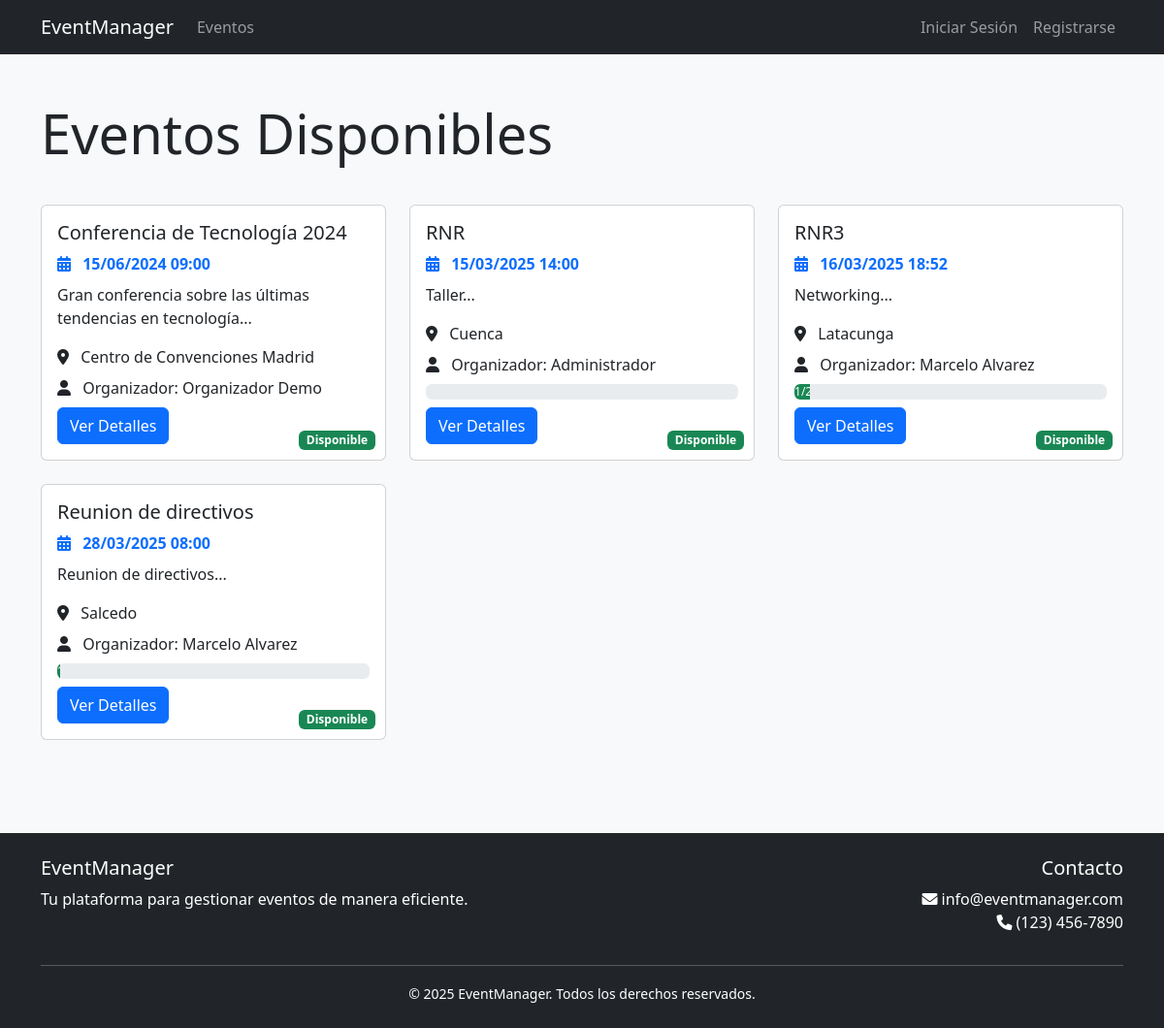
The app's page /views/events/index.php with its own data.
### tables this page shows
CREATE TABLE `events` (
  `id` int(11) NOT NULL,
  `title` varchar(255) NOT NULL,
  `description` text DEFAULT NULL,
  `type_id` int(11) DEFAULT NULL,
  `organizer_id` int(11) DEFAULT NULL,
  `modality` enum('presential','virtual','hybrid') NOT NULL,
  `capacity` int(11) DEFAULT 0,
  `price` decimal(10,2) DEFAULT 0.00,
  `location` varchar(255) DEFAULT NULL,
  `virtual_link` varchar(255) DEFAULT NULL,
  `start_date` datetime NOT NULL,
  `end_date` datetime NOT NULL,
  `max_capacity` int(11) DEFAULT NULL,
  `status` enum('draft','published','completed','cancelled') DEFAULT 'draft',
  `category_id` int(11) DEFAULT NULL,
  `logo_url` varchar(255) DEFAULT NULL,
  `banner_url` varchar(255) DEFAULT NULL,
  `header_color` varchar(7) DEFAULT NULL,
  `accent_color` varchar(7) DEFAULT NULL,
  `created_at` timestamp NOT NULL DEFAULT current_timestamp(),
  `updated_at` timestamp NOT NULL DEFAULT current_timestamp() ON UPDATE current_timestamp(),
  `payment_config` longtext DEFAULT NULL CHECK (json_valid(`payment_config`))
);

CREATE TABLE `users` (
  `id` int(11) NOT NULL,
  `name` varchar(100) NOT NULL,
  `email` varchar(100) NOT NULL,
  `password` varchar(255) NOT NULL,
  `role` enum('user','organizer','admin') DEFAULT 'user',
  `status` enum('active','inactive') NOT NULL DEFAULT 'active',
  `is_active` tinyint(1) DEFAULT 1,
  `avatar_url` varchar(255) DEFAULT NULL,
  `created_at` timestamp NOT NULL DEFAULT current_timestamp(),
  `updated_at` timestamp NOT NULL DEFAULT current_timestamp() ON UPDATE current_timestamp(),
  `ieee_member` tinyint(1) DEFAULT 0,
  `ieee_member_id` varchar(50) DEFAULT NULL,
  `ieee_region` int(11) DEFAULT NULL
);

### includes/utilities.php (called while the page is built, shortened)
<?php
class Utilities {
    public static function formatDate($date, $format = 'd/m/Y H:i') {
        return date($format, strtotime($date));
    }
}
?>

### views/events/index.php (the view, shortened to what this page needs)
<?php
require_once '../../includes/utilities.php';
try {
    $db = new Database();
    $conn = $db->getConnection();
    $sql = "SELECT e.*, u.name as organizer_name, COUNT(DISTINCT r.id) as registration_count
            FROM events e
            LEFT JOIN users u ON e.organizer_id = u.id
            LEFT JOIN registrations r ON e.id = r.event_id AND r.status != 'cancelled'
            WHERE e.status = 'published'
            GROUP BY e.id, e.title, e.description, e.start_date, e.end_date,
                     e.location, e.capacity, e.organizer_id, e.created_at,
                     e.updated_at, u.name
            ORDER BY e.start_date ASC";
    $stmt = $conn->prepare($sql);
    $stmt->execute();
    $events = $stmt->fetchAll(PDO::FETCH_ASSOC);
} catch (Exception $e) {
    $error = "Error al cargar los eventos: " . $e->getMessage();
}
?>
<!DOCTYPE html>
<html lang="es">
<head>
    <link href="https://cdn.jsdelivr.net/npm/bootstrap@5.3.0/dist/css/bootstrap.min.css" rel="stylesheet">
    <link href="https://cdnjs.cloudflare.com/ajax/libs/font-awesome/6.0.0/css/all.min.css" rel="stylesheet">
</head>
<body class="bg-light">
    <?php include '../templates/navigation.php'; ?>
    <div class="container py-5">
        <div class="row mb-4">
            <div class="col">
                <h1 class="display-4 mb-3">Eventos Disponibles</h1>
            </div>
        </div>
        <?php if (empty($events)): ?>
            <div class="alert alert-info">
                <i class="fas fa-info-circle"></i> No hay eventos disponibles en este momento.
            </div>
        <?php else: ?>
            <div class="row g-4">
                <?php foreach ($events as $event): ?>
                    <div class="col-md-4">
                        <div class="card event-card h-100">
                            <div class="card-body">
                                <h5 class="card-title"><?php echo htmlspecialchars($event['title']); ?></h5>
                                <p class="event-date mb-2">
                                    <i class="fas fa-calendar-alt me-2"></i>
                                    <?php echo Utilities::formatDate($event['start_date']); ?>
                                </p>
                                <p class="card-text">
                                    <?php echo htmlspecialchars(substr($event['description'], 0, 150)) . '...'; ?>
                                </p>
                                <p class="mb-2">
                                    <i class="fas fa-map-marker-alt me-2"></i>
                                    <?php echo htmlspecialchars($event['location']); ?>
                                </p>
                                <p class="mb-2">
                                    <i class="fas fa-user me-2"></i>
                                    Organizador: <?php echo htmlspecialchars($event['organizer_name']); ?>
                                </p>
                                <?php if ($event['capacity']): ?>
                                    <div class="progress mb-2">
                                        <?php
                                        $percentage = ($event['registration_count'] / $event['capacity']) * 100;
                                        $progressClass = $percentage >= 90 ? 'bg-danger' : ($percentage >= 70 ? 'bg-warning' : 'bg-success');
                                        ?>
                                        <div class="progress-bar <?php echo $progressClass; ?>"
                                             role="progressbar"
                                             style="width: <?php echo $percentage; ?>%">
                                            <?php echo $event['registration_count']; ?>/<?php echo $event['capacity']; ?>
                                        </div>
                                    </div>
                                <?php endif; ?>
                                <a href="view.php?id=<?php echo $event['id']; ?>" class="btn btn-primary">
                                    Ver Detalles
                                </a>
                                <?php if ($event['capacity'] && $event['registration_count'] >= $event['capacity']): ?>
                                    <span class="badge bg-danger registration-status">Completo</span>
                                <?php else: ?>
                                    <span class="badge bg-success registration-status">Disponible</span>
                                <?php endif; ?>
                            </div>
                        </div>
                    </div>
                <?php endforeach; ?>
            </div>
        <?php endif; ?>
    </div>
    <footer class="bg-dark text-white py-4 mt-5">
        <div class="container">
            <div class="row">
                <div class="col-md-6">
                    <h5>EventManager</h5>
                    <p>Tu plataforma para gestionar eventos de manera eficiente.</p>
                </div>
                <div class="col-md-6 text-md-end">
                    <h5>Contacto</h5>
                    <p>
                        <i class="fas fa-envelope"></i> info@eventmanager.com<br>
                        <i class="fas fa-phone"></i> (123) 456-7890
                    </p>
                </div>
            </div>
            <hr>
            <div class="text-center">
                <small>&copy; <?php echo date('Y'); ?> EventManager. Todos los derechos reservados.</small>
            </div>
        </div>
    </footer>
</body>
</html>

### views/templates/navigation.php (shortened to what this page needs)
<?php
$isLoggedIn = isset($_SESSION['user']);
$userName = $isLoggedIn ? $_SESSION['user']['name'] : null;
?>
<nav class="navbar navbar-expand-lg navbar-dark bg-dark">
    <div class="container">
        <a class="navbar-brand" href="/EventManager/index.php">EventManager</a>
        <div class="collapse navbar-collapse" id="navbarNav">
            <ul class="navbar-nav me-auto">
                <li class="nav-item">
                    <a class="nav-link" href="/EventManager/views/events/index.php">Eventos</a>
                </li>
            </ul>
            <ul class="navbar-nav">
                <?php if($isLoggedIn): ?>
                    <li class="nav-item dropdown">
                        <a class="nav-link dropdown-toggle" href="#" id="userDropdown" role="button" data-bs-toggle="dropdown">
                            <i class="fas fa-user"></i> <?php echo htmlspecialchars($userName); ?>
                        </a>
                        <ul class="dropdown-menu dropdown-menu-end">
                            <li><a class="dropdown-item" href="/EventManager/views/profile/index.php">Mi Perfil</a></li>
                            <li><a class="dropdown-item" href="/EventManager/views/registrations/my-registrations.php">Mis Inscripciones</a></li>
                            <li><hr class="dropdown-divider"></li>
                            <li><a class="dropdown-item" href="/EventManager/views/auth/logout.php">Cerrar Sesión</a></li>
                        </ul>
                    </li>
                <?php else: ?>
                    <li class="nav-item">
                        <a class="nav-link" href="/EventManager/views/auth/login.php">Iniciar Sesión</a>
                    </li>
                    <li class="nav-item">
                        <a class="nav-link" href="/EventManager/views/auth/register.php">Registrarse</a>
                    </li>
                <?php endif; ?>
            </ul>
        </div>
    </div>
</nav>

### views/events/index.php (style rules this page uses)
.event-card { transition: transform 0.3s; }
.event-date { color: #0d6efd; font-weight: bold; }
.registration-status { position: absolute; bottom: 10px; right: 10px; }

### records on screen
events: title "Conferencia de Tecnología 2024", start_date "15/06/2024 09:00", description "Gran conferencia sobre las últimas tendencias en tecnología", location "Centro de Convenciones Madrid", organizer.name "Organizador Demo", capacity "Disponible"
events: title "RNR", start_date "15/03/2025 14:00", description "Taller", location "Cuenca", organizer.name "Administrador", capacity "Disponible"
events: title "RNR3", start_date "16/03/2025 18:52", description "Networking", location "Latacunga", organizer.name "Marcelo Alvarez", $percentage 5 (drawn), registration_count "1", capacity "Disponible"
events: title "Reunion de directivos", start_date "28/03/2025 08:00", description "Reunion de directivos", location "Salcedo", organizer.name "Marcelo Alvarez", $percentage 1 (drawn), capacity "Disponible"
